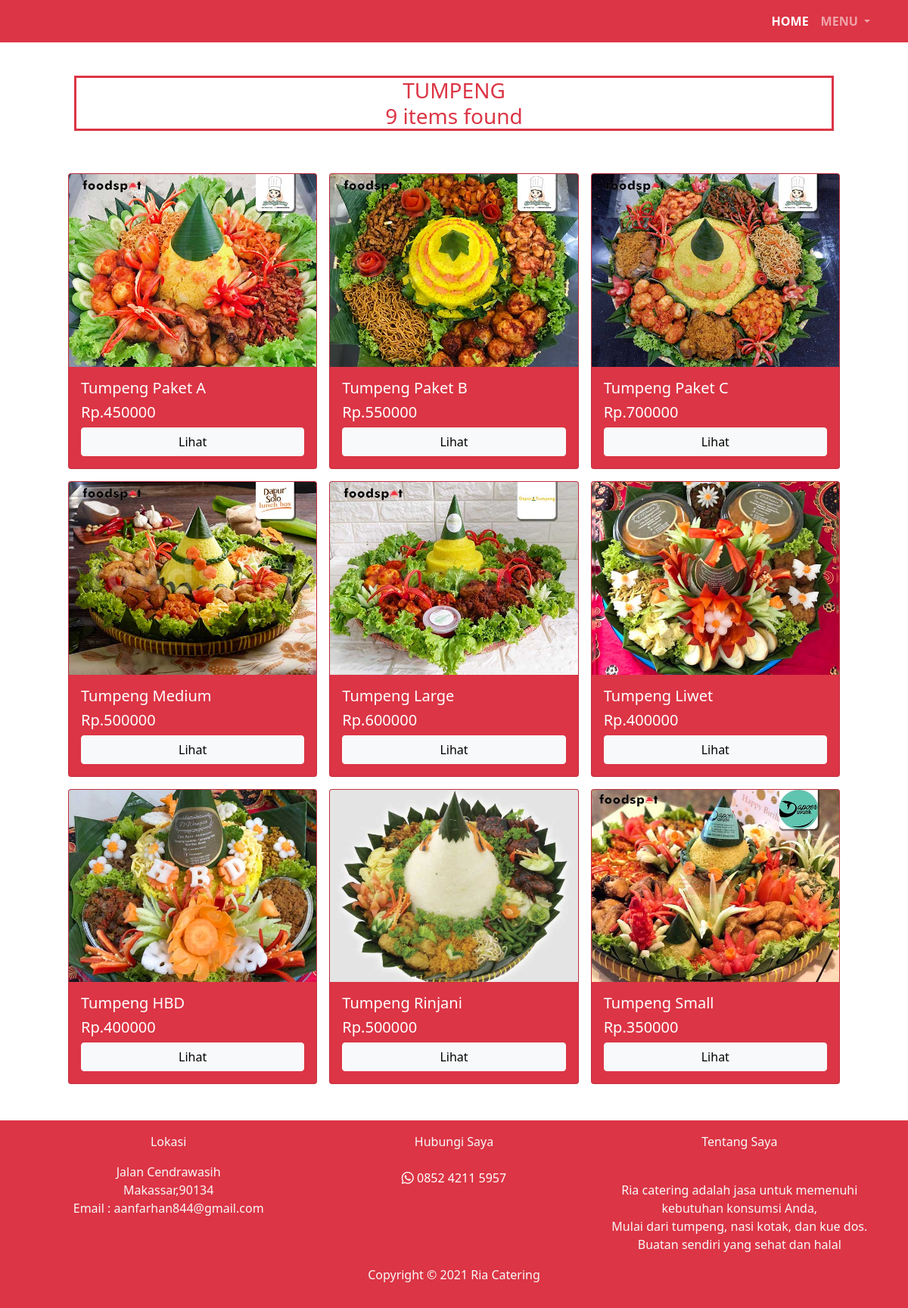
/menutumpeng.php, run on the app's committed database.
### tables this page shows
CREATE TABLE `menu` (
  `id` int(11) NOT NULL,
  `foto` varchar(100) NOT NULL,
  `nama` varchar(100) NOT NULL,
  `harga` varchar(100) NOT NULL,
  `kategori` varchar(100) NOT NULL,
  `detail` text NOT NULL
);

### function.php (called while the page is built, shortened)
<?php
   $conn = mysqli_connect('localhost','root','','catering');
   function query($query){
       global $conn;
       $result = mysqli_query($conn, $query);
       $rows = [];
       while ($row = mysqli_fetch_assoc($result)){
           $rows[] = $row;
       }
       return $rows;
   }
?>

### menutumpeng.php (the view, shortened to what this page needs)
<?php
    require 'function.php';
    $makanan = query("SELECT * FROM menu WHERE kategori='tumpeng'");
?>
<!DOCTYPE html>
<html lang="en">
<head>
    <link rel="stylesheet" href="https://cdn.jsdelivr.net/npm/bootstrap-icons@1.3.0/font/bootstrap-icons.css">
    <link href="https://cdn.jsdelivr.net/npm/bootstrap@5.1.3/dist/css/bootstrap.min.css" rel="stylesheet"
>
</head>
<body>
    <nav class="navbar navbar-expand-lg navbar-dark bg-danger fixed-top">
        <div class="container fw-bold">
            <div class="collapse navbar-collapse" id="navbarNavDropdown">
                <ul class="navbar-nav ms-auto">
                    <li class="nav-item">
                        <a class="nav-link active" aria-current="page" href="index.php">HOME</a>
                    <li class="nav-item dropdown">
                        <a class="nav-link dropdown-toggle" href="#" id="navbarDropdown" role="button"
                            data-bs-toggle="dropdown" aria-expanded="false">
                            MENU
                        </a>
                    </li>
                </ul>
            </div>
        </div>
    </nav>
    <section class="isi bg-white">
        <div class="container text-center text-danger">
            <h3>TUMPENG <br> 9 items found</h3>
            <div class="container justify-content-between text-center p-5">
                <div class="row g-3">
                    <?php  foreach ($makanan as $menu) : ?>
                    <div class="col-12 col-md-6 col-lg-4">
                        <div class="card bg-danger text-dark">
                            <img src="images/<?= $menu ['foto'] ?>" class="card-img-top" alt="...">
                            <div class="card-body">
                                <h5 class="card-title text-start"><?= $menu ['nama'] ?><br>
                                    <h5 class="text-start">Rp.<?= $menu ['harga'] ?></h5>
                                </h5>
                                <a href="lihat.php?id=<?= $menu['id'] ?>" type="button"
                                    class="btn btn-light w-100">Lihat</a>
                            </div>
                        </div>
                    </div>
                    <?php
            endforeach;
            ?>
                </div>
            </div>
        </div>
    </section>
   <section class="bg-danger text-light">
        <div class="container p-3 text-center">
            <div class="row">
                <div class="col-12 col-md-6 col-lg-4">
                    <p> Lokasi</p>
                    <p>Jalan Cendrawasih <br> Makassar,90134 <br> Email : aanfarhan844@gmail.com </p>
                </div>
                <div class="col-12 col-md-6 col-lg-4">
                    <p class="fs-6">Hubungi Saya</p>
                    <p> <a class="nav-link" style="color: white;" href="https://api.whatsapp.com/send?phone=+6281243277070"><i class="bi bi-whatsapp"></i> 0852 4211 5957</a></p>
                </div>
                <div class="col-12 col-md-6 col-lg-4">
                    <p>Tentang Saya</p><br>
                    <p>Ria catering adalah jasa untuk memenuhi kebutuhan konsumsi Anda,<br> Mulai dari tumpeng, nasi
                        kotak, dan kue dos. <br> Buatan sendiri yang sehat dan halal</p>
                </div>
            </div>
            <div class="text-center">
                <p class="fs-6">Copyright © 2021 Ria Catering</p>
            </div>
    </section>
</body>
</html>

### menutumpeng.php (style rules this page uses)
h3 { border: solid 3px; width: 90%; margin-right: auto; margin-left: auto; }
h5 { color: white; }
.isi { margin-top: 100px; }

### data on the page
menu: foto (picture), nama "Tumpeng Paket A", harga "450000"
menu: foto (picture), nama "Tumpeng Paket B", harga "550000"
menu: foto (picture), nama "Tumpeng Paket C", harga "700000"
menu: foto (picture), nama "Tumpeng Medium", harga "500000"
menu: foto (picture), nama "Tumpeng Large", harga "600000"
menu: foto (picture), nama "Tumpeng Liwet", harga "400000"
menu: foto (picture), nama "Tumpeng HBD", harga "400000"
menu: foto (picture), nama "Tumpeng Rinjani", harga "500000"
menu: foto (picture), nama "Tumpeng Small", harga "350000"
